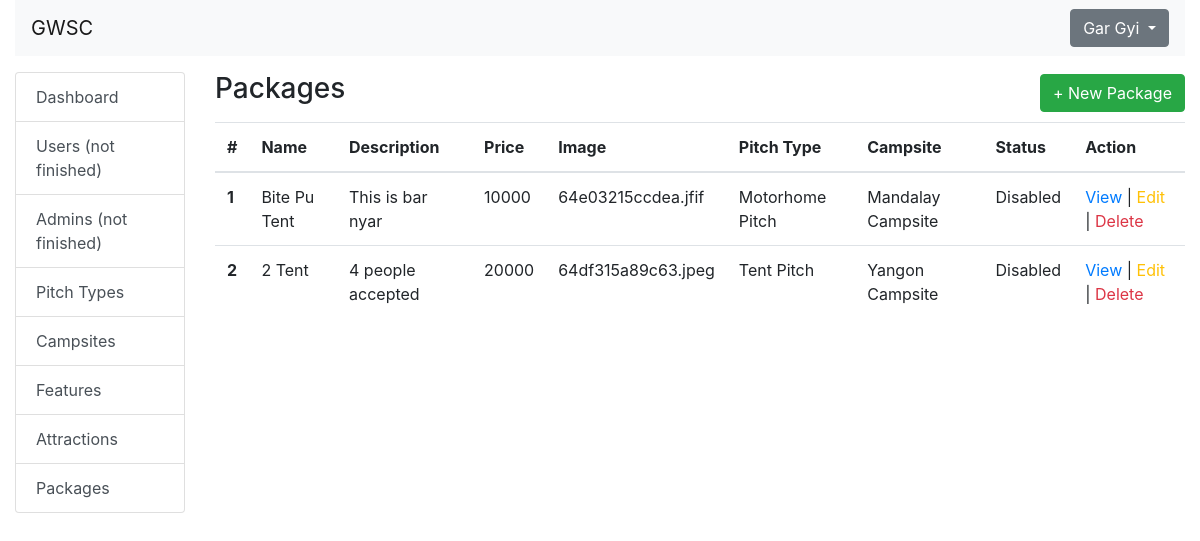
Page /admin/package/index.php (signed in) on the earlier database version.
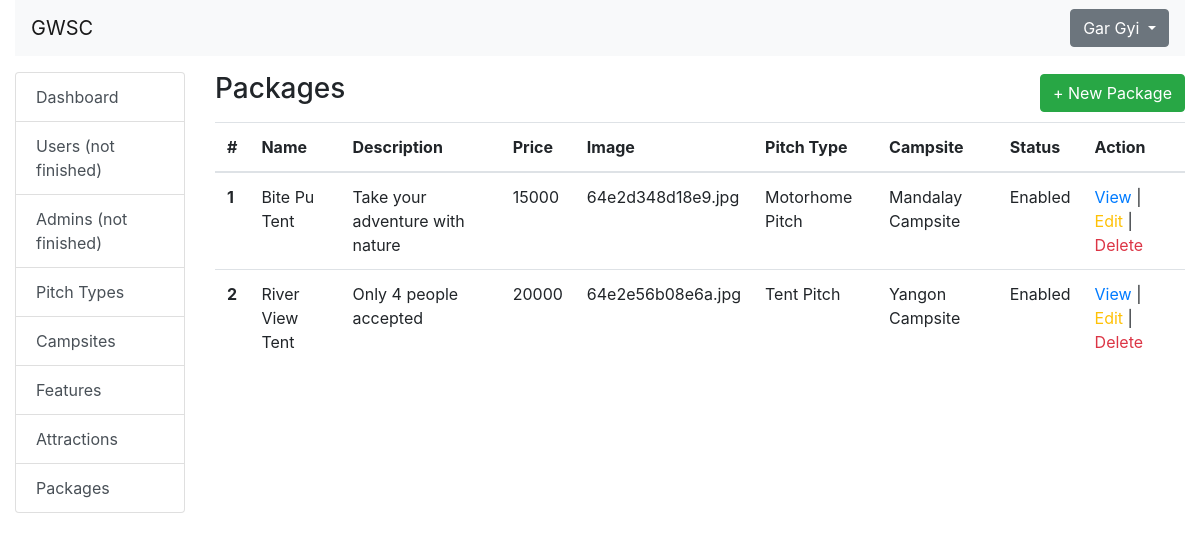
Same page on the later database version.
### tables this page shows
CREATE TABLE `packages` (
  `id` int(11) NOT NULL,
  `pitch_type_id` int(11) NOT NULL,
  `campsite_id` int(11) NOT NULL,
  `name` varchar(200) NOT NULL,
  `description` text NOT NULL,
  `price` int(11) NOT NULL,
  `image` varchar(255) NOT NULL,
  `location` text NOT NULL,
  `status` tinyint(4) NOT NULL DEFAULT 0,
  `updated_at` datetime NOT NULL,
  `created_at` datetime NOT NULL
);

CREATE TABLE `pitch_types` (
  `id` int(11) NOT NULL,
  `name` varchar(200) NOT NULL,
  `created_at` datetime NOT NULL,
  `updated_at` datetime NOT NULL
);

CREATE TABLE `campsites` (
  `id` int(11) NOT NULL,
  `name` varchar(100) DEFAULT NULL,
  `location` text DEFAULT NULL,
  `created_at` datetime NOT NULL,
  `updated_at` datetime NOT NULL
);

### helpers/AUTH.php (called while the page is built, shortened)
<?php
class Auth
{
    static function check()
    {
        if(str_contains($_SERVER['REQUEST_URI'],"admin")){
            if(isset($_SESSION['admin'])) {
                return $_SESSION['admin'];
            } else {
                HTTP::redirect('/admin/auth/login.php');
            }
        }
        else{
            if(isset($_SESSION['customer'])) {
                return $_SESSION['customer'];
            } else {
                HTTP::redirect('/login.php');
            }
        }
    }
}

### database/MySql.php (called while the page is built)
<?php
class MySQL
{
    public function connect()
    {
        try {
            return new mysqli('localhost','root','','gwsc');
        }
        catch(Exception $e) {
            echo 'Message: ' .$e->getMessage();
        }
    }
}

### database/model/PackagesTable.php (called while the page is built, shortened)
<?php
include_once(__DIR__ . '/../MySql.php');
class PackagesTable extends MySQL
{
    private $db = null;
    public function __construct()
    {
        $this->db = $this->connect();
    }
    public function getAll()
    {
        try {
            $query = "SELECT
                packages.*,
                pitch_types.name AS pitch_type_name,
                campsites.name AS campsite_name,
                concat('[', GROUP_CONCAT(DISTINCT JSON_OBJECT('id',features.id, 'name', features.name, 'description', features.description) ORDER BY features.id separator ','), ']') as features,
                concat('[', GROUP_CONCAT(DISTINCT JSON_OBJECT('id',attractions.id, 'name', attractions.name, 'description', attractions.description) ORDER BY attractions.id separator ','), ']') as attractions
            FROM packages
                LEFT JOIN package_feature ON packages.id = package_feature.package_id
                LEFT JOIN features ON features.id = package_feature.feature_id
                LEFT JOIN package_attraction ON packages.id = package_attraction.package_id
                LEFT JOIN attractions ON attractions.id = package_attraction.attraction_id
                LEFT JOIN pitch_types ON packages.pitch_type_id = pitch_types.id
                LEFT JOIN campsites ON packages.campsite_id = campsites.id
            GROUP BY packages.name
            ORDER BY packages.id DESC";
            $result = $this->db->query($query);
            $data = $result->fetch_all(MYSQLI_ASSOC);
            return $data;
        } catch (Exception $e) {
            throw new Exception($e->getMessage());
        }
    }
}

### admin/package/index.php (the view, shortened to what this page needs)
<?php
include('../../database/model/PackagesTable.php');
$packagesTable = new PackagesTable();
$packages = $packagesTable->getAll();
?>
<?php
    include("../../layout/admin/header.php");
    include("../../layout/admin/navbar.php");
    include("../../layout/admin/sidebar.php")
?>
<div class="d-flex justify-content-between align-items-center mb-2">
    <h1 class="h3">Packages</h1>
    <a href="add.php" class="btn btn-success">+ New Package</a>
</div>
<table class="table">
    <thead>
        <tr>
            <th scope="col">#</th>
            <th scope="col">Name</th>
            <th scope="col">Description</th>
            <th scope="col">Price</th>
            <th scope="col">Image</th>
            <th scope="col">Pitch Type</th>
            <th scope="col">Campsite</th>
            <th scope="col">Status</th>
            <th scope="col">Action</th>
        </tr>
    </thead>
    <tbody>
        <?php foreach ($packages as $key => $package) : ?>
            <tr>
                <th scope="row"><?= $key +1 ?></th>
                <td><?= $package['name'] ?></td>
                <td><?= $package['description'] ?></td>
                <td><?= $package['price'] ?></td>
                <td><?= $package['image'] ?></td>
                <td><?= $package['pitch_type_name'] ?></td>
                <td><?= $package['campsite_name'] ?></td>
                <td><?= $package['status'] ? 'Enabled' : 'Disabled' ?></td>
                <td>
                <a href="view.php?id=<?= $package['id'] ?>" class="text-primary">View</a> |
                <a href="edit.php?id=<?= $package['id'] ?>" class="text-warning">Edit</a> |
                <a
                    href="/gwsc/actions/admin/package/delete.php?id=<?= $package['id'] ?>"
                    class="text-danger"
                    onclick="return confirm('Are you sure to delete #<?= $package['name'] ?>')"
                >
                    Delete
                </a>
                </td>
            </tr>
        <?php endforeach; ?>
    </tbody>
</table>
<?php
    include("../../layout/admin/footer.php");
?>

### layout/admin/header.php (shortened to what this page needs)
<?php
    include(__DIR__ . "/../../helpers/AUTH.php");
    $auth = Auth::check();
?>
<!DOCTYPE html>
<html>
<head>
    <link rel="stylesheet" href="https://cdn.jsdelivr.net/npm/bootstrap@4.0.0/dist/css/bootstrap.min.css">
</head>
<body>
<div class="container-fluid">

### layout/admin/navbar.php (shortened to what this page needs)
<nav class="navbar navbar-expand-lg navbar-light bg-light">
  <a class="navbar-brand" href="#">GWSC</a>
  <div class="collapse navbar-collapse d-flex justify-content-end align-items-center" id="navbarSupportedContent">
    <div class="dropdown">
      <button class="btn btn-secondary dropdown-toggle" type="button" id="dropdownMenuButton" data-toggle="dropdown" aria-haspopup="true" aria-expanded="false">
        <?= $auth['first_name'] . ' ' . $auth['sur_name'] ?>
      </button>
    </div>
  </div>
</nav>
<div class="row">

### layout/admin/sidebar.php
<div class="col-md-2 mt-3">
    <div class="list-group">
        <a href="/gwsc/admin/dashboard.php" class="list-group-item list-group-item-action">Dashboard</a>
        <a href="#" class="list-group-item list-group-item-action">Users (not finished)</a>
        <a href="#" class="list-group-item list-group-item-action">Admins (not finished)</a>
        <a href="/gwsc/admin/pitchtype/index.php" class="list-group-item list-group-item-action">Pitch Types</a>
        <a href="/gwsc/admin/campsite/index.php" class="list-group-item list-group-item-action">Campsites</a>
        <a href="/gwsc/admin/feature/index.php" class="list-group-item list-group-item-action">Features</a>
        <a href="/gwsc/admin/attraction/index.php" class="list-group-item list-group-item-action">Attractions</a>
        <a href="/gwsc/admin/package/index.php" class="list-group-item list-group-item-action">Packages</a>
    </div>
</div>
<div class="col-md-10 mt-3">

### layout/admin/footer.php (shortened to what this page needs)
</div>
</div>
</div>
</body>
</html>

Differences in the rows shown:
changed packages "Bite Pu Tent": description "This is bar nyar" → "Take your adventure with nature"; price "10000" → "15000"; image "64e03215ccdea.jfif" → "64e2d348d18e9.jpg"; status "Disabled" → "Enabled"
changed packages "Tent Pitch": name "2 Tent" → "River View Tent"; description "4 people accepted" → "Only 4 people accepted"; image "64df315a89c63.jpeg" → "64e2e56b08e6a.jpg"; status "Disabled" → "Enabled"
